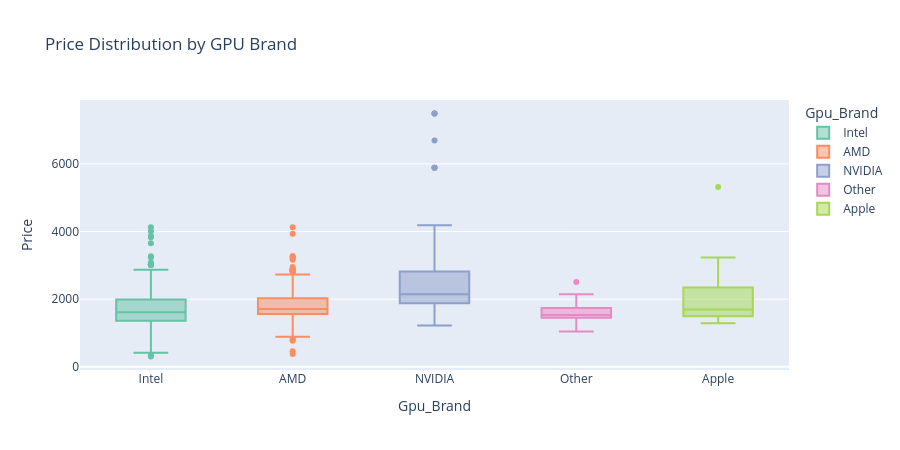

Here is the notebook cell this chart was saved with:
### Code cell
# 5.4 Box plots by GPU Brand
fig = px.box(df, x='Gpu_Brand', y='Price', color='Gpu_Brand',
             points='outliers',
             title='Price Distribution by GPU Brand',
             color_discrete_sequence=px.colors.qualitative.Set2)
fig.update_layout(height=450)
fig.show()

### Figure 1 — Plotly figure (JSON) as saved in the notebook; plotly's stock layout.template omitted (floating-point values rounded to 4 significant figures; data arrays with more than 128 entries replaced by an {"elided": "..."} marker saying what was removed)
{"data": [{"alignmentgroup": "True", "boxpoints": "outliers", "hovertemplate": "Gpu_Brand=%{x}<br>Price=%{y}<extra></extra>", "legendgroup": "Intel", "marker": {"color": "rgb(102,194,165)"}, "name": "Intel", "notched": false, "offsetgroup": "Intel", "orientation": "v", "showlegend": true, "type": "box", "x": {"elided": "749 str values"}, "x0": " ", "xaxis": "x", "y": {"elided": "749 float values"}, "y0": " ", "yaxis": "y"}, {"alignmentgroup": "True", "boxpoints": "outliers", "hovertemplate": "Gpu_Brand=%{x}<br>Price=%{y}<extra></extra>", "legendgroup": "AMD", "marker": {"color": "rgb(252,141,98)"}, "name": "AMD", "notched": false, "offsetgroup": "AMD", "orientation": "v", "showlegend": true, "type": "box", "x": {"elided": "271 str values"}, "x0": " ", "xaxis": "x", "y": {"elided": "271 float values"}, "y0": " ", "yaxis": "y"}, {"alignmentgroup": "True", "boxpoints": "outliers", "hovertemplate": "Gpu_Brand=%{x}<br>Price=%{y}<extra></extra>", "legendgroup": "NVIDIA", "marker": {"color": "rgb(141,160,203)"}, "name": "NVIDIA", "notched": false, "offsetgroup": "NVIDIA", "orientation": "v", "showlegend": true, "type": "box", "x": {"elided": "481 str values"}, "x0": " ", "xaxis": "x", "y": {"elided": "481 float values"}, "y0": " ", "yaxis": "y"}, {"alignmentgroup": "True", "boxpoints": "outliers", "hovertemplate": "Gpu_Brand=%{x}<br>Price=%{y}<extra></extra>", "legendgroup": "Other", "marker": {"color": "rgb(231,138,195)"}, "name": "Other", "notched": false, "offsetgroup": "Other", "orientation": "v", "showlegend": true, "type": "box", "x": ["Other", "Other", "Other", "Other", "Other", "Other", "Other", "Other", "Other", "Other", "Other", "Other", "Other", "Other", "Other", "Other", "Other", "Other", "Other", "Other", "Other", "Other", "Other", "Other", "Other", "Other", "Other", "Other", "Other", "Other", "Other", "Other", "Other", "Other", "Other", "Other", "Other", "Other"], "x0": " ", "xaxis": "x", "y": [1128.0, 1459.0, 1300.0, 1868.0, 1481.0, 1579.0, 1300.0, 1603.0, 1739.0, 1400.0, 1825.0, 1451.0, 1454.0, 1511.0, 1824.0, 1831.0, 1929.0, 1579.0, 2144.0, 1579.0, 1526.0, 1220.0, 1609.0, 1511.0, 1481.0, 1048.0, 1541.0, 1929.0, 1248.0, 1889.0, 2509.0, 1220.0, 1511.0, 1569.0, 1471.0, 1511.0, 1609.0, 1624.0], "y0": " ", "yaxis": "y"}, {"alignmentgroup": "True", "boxpoints": "outliers", "hovertemplate": "Gpu_Brand=%{x}<br>Price=%{y}<extra></extra>", "legendgroup": "Apple", "marker": {"color": "rgb(166,216,84)"}, "name": "Apple", "notched": false, "offsetgroup": "Apple", "orientation": "v", "showlegend": true, "type": "box", "x": ["Apple", "Apple", "Apple", "Apple", "Apple", "Apple", "Apple", "Apple", "Apple", "Apple", "Apple", "Apple", "Apple", "Apple", "Apple", "Apple", "Apple", "Apple", "Apple", "Apple"], "x0": " ", "xaxis": "x", "y": [2675.0, 5315.0, 2675.0, 3235.0, 2517.0, 1775.0, 1775.0, 2015.0, 1550.0, 1659.0, 1499.0, 1499.0, 1288.0, 1448.0, 1390.0, 1677.0, 1617.0, 1710.0, 1448.0, 2168.0], "y0": " ", "yaxis": "y"}], "layout": {"boxmode": "overlay", "height": 450, "legend": {"title": {"text": "Gpu_Brand"}, "tracegroupgap": 0}, "title": {"text": "Price Distribution by GPU Brand"}, "xaxis": {"anchor": "y", "categoryarray": ["Intel", "AMD", "NVIDIA", "Other", "Apple"], "categoryorder": "array", "domain": [0, 1], "title": {"text": "Gpu_Brand"}}, "yaxis": {"anchor": "x", "domain": [0, 1], "title": {"text": "Price"}}}}
